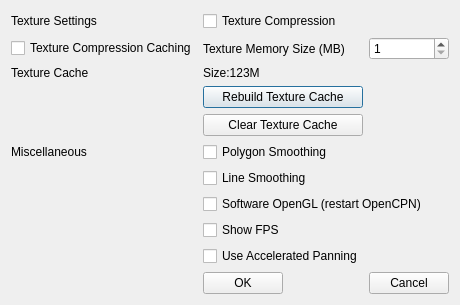
<?xml version="1.0" encoding="UTF-8"?>
<ui version="4.0">
 <class>zchxOpenGlOptionDlg</class>
 <widget class="QDialog" name="zchxOpenGlOptionDlg">
  <property name="geometry">
   <rect>
    <x>0</x>
    <y>0</y>
    <width>451</width>
    <height>275</height>
   </rect>
  </property>
  <property name="windowTitle">
   <string>OpenGL Options</string>
  </property>
  <layout class="QGridLayout" name="gridLayout">
   <item row="0" column="0" colspan="4">
    <widget class="QLabel" name="label">
     <property name="text">
      <string>Texture Settings</string>
     </property>
    </widget>
   </item>
   <item row="3" column="0">
    <widget class="QLabel" name="label_3">
     <property name="text">
      <string>Texture Cache</string>
     </property>
    </widget>
   </item>
   <item row="6" column="0">
    <widget class="QLabel" name="label_2">
     <property name="text">
      <string>Miscellaneous</string>
     </property>
    </widget>
   </item>
   <item row="6" column="4" colspan="2">
    <widget class="QCheckBox" name="m_cbPolygonSmoothing">
     <property name="text">
      <string>Polygon Smoothing</string>
     </property>
    </widget>
   </item>
   <item row="7" column="4" colspan="2">
    <widget class="QCheckBox" name="m_cbLineSmoothing">
     <property name="text">
      <string>Line Smoothing</string>
     </property>
    </widget>
   </item>
   <item row="9" column="4" colspan="2">
    <widget class="QCheckBox" name="m_cbShowFPS">
     <property name="text">
      <string>Show FPS</string>
     </property>
    </widget>
   </item>
   <item row="4" column="4" colspan="3">
    <widget class="QPushButton" name="btnRebuild">
     <property name="text">
      <string>Rebuild Texture Cache</string>
     </property>
    </widget>
   </item>
   <item row="5" column="4" colspan="3">
    <widget class="QPushButton" name="btnClear">
     <property name="text">
      <string>Clear Texture Cache</string>
     </property>
    </widget>
   </item>
   <item row="3" column="4" colspan="2">
    <widget class="QLabel" name="m_cacheSize">
     <property name="text">
      <string>Size:123M</string>
     </property>
    </widget>
   </item>
   <item row="2" column="4" colspan="3">
    <widget class="QLabel" name="m_memorySize">
     <property name="text">
      <string>Texture Memory Size (MB)</string>
     </property>
    </widget>
   </item>
   <item row="11" column="4">
    <widget class="QPushButton" name="OK">
     <property name="text">
      <string>OK</string>
     </property>
    </widget>
   </item>
   <item row="0" column="4" colspan="3">
    <widget class="QCheckBox" name="m_cbTextureCompression">
     <property name="text">
      <string>Texture Compression</string>
     </property>
    </widget>
   </item>
   <item row="11" column="7">
    <widget class="QPushButton" name="Cancel">
     <property name="text">
      <string>Cancel</string>
     </property>
    </widget>
   </item>
   <item row="2" column="7">
    <widget class="QSpinBox" name="m_sTextureMemorySize">
     <property name="minimum">
      <number>1</number>
     </property>
     <property name="maximum">
      <number>16384</number>
     </property>
    </widget>
   </item>
   <item row="8" column="4" colspan="4">
    <widget class="QCheckBox" name="m_cbSoftwareGL">
     <property name="text">
      <string>Software OpenGL (restart OpenCPN)</string>
     </property>
    </widget>
   </item>
   <item row="10" column="4" colspan="3">
    <widget class="QCheckBox" name="m_cbUseAcceleratedPanning">
     <property name="text">
      <string>Use Accelerated Panning</string>
     </property>
    </widget>
   </item>
   <item row="2" column="0" colspan="4">
    <widget class="QCheckBox" name="m_cbTextureCompressionCaching">
     <property name="text">
      <string>Texture Compression Caching</string>
     </property>
    </widget>
   </item>
  </layout>
 </widget>
 <resources/>
 <connections/>
</ui>
